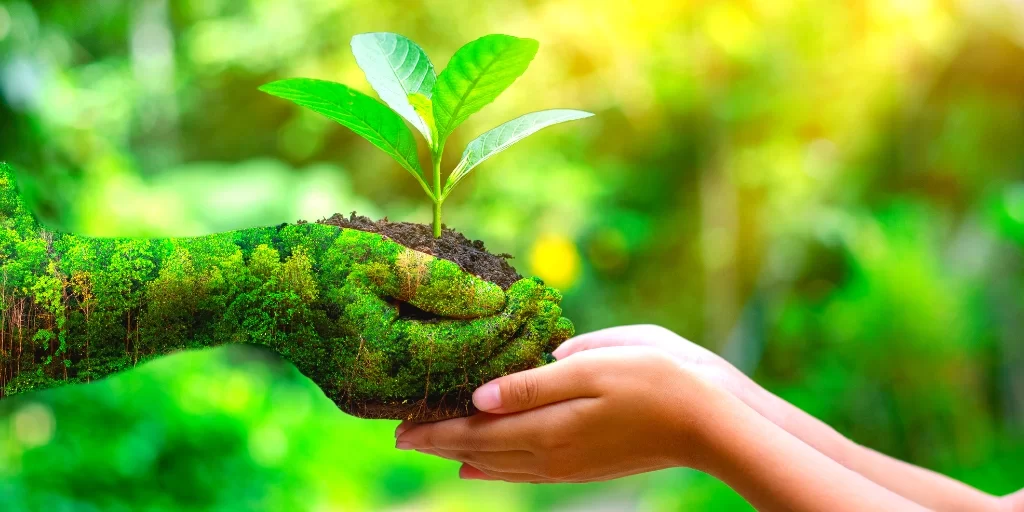
#> input picture Imagens/natureza_original.jpg, 1024 x 512 px, found by its file name
$ python exercicio1.py
#> lines starting #> are read from the running program, lines starting #| are printed output that depends on the picture
from PIL import Image

imagemOriginal = Image.open('imagens/natureza_original.jpg')
#> imagemOriginal is the input picture: PIL image 1024x512 RGB; mean R, G, B 120.9, 168.6, 49.1

matriz = imagemOriginal.load()

for y in range(imagemOriginal.size[0]):
    for x in range(imagemOriginal.size[1]):
        r = matriz [y,x][0]
        g = matriz [y,x][1]
        b = matriz [y,x][2]
        pixel = int((r + g + b) / 3)
        matriz [y,x] = (pixel, pixel, pixel)

imagemOriginal.save('imagens/natureza_cinza.jpg')
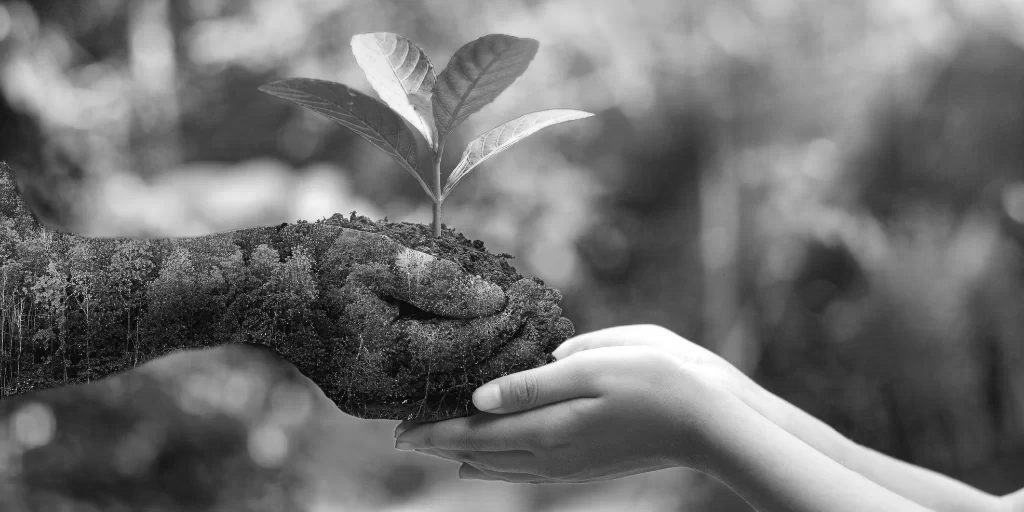
#> saved as natureza_cinza.jpg: PIL image 1024x512 RGB; min 3, max 255, mean 112.6

$ run again, with Imagens/arara_camada_g.jpg copied over Imagens/natureza_original.jpg
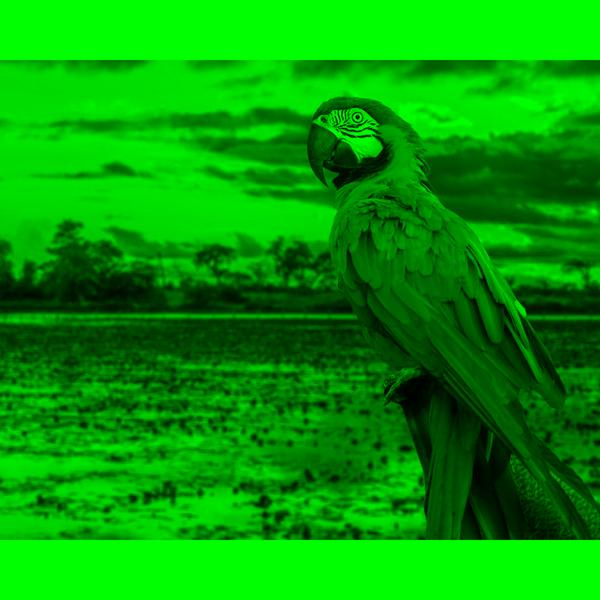
#> input picture Imagens/arara_camada_g.jpg, 600 x 600 px, found by its file name
#> imagemOriginal is the input picture: PIL image 600x600 RGB; mean R, G, B 1.7, 157.9, 2
#> `imagemOriginal.save('imagens/natureza_cinza.jpg')`:
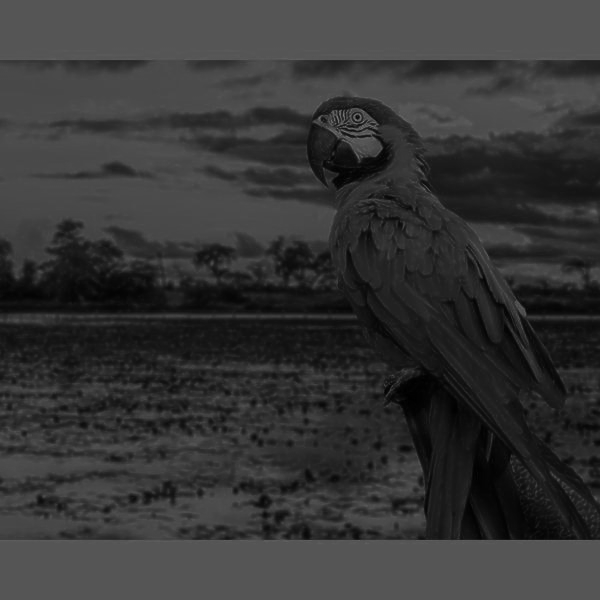
#> saved as natureza_cinza.jpg: PIL image 600x600 RGB; min 0, max 132, mean 53.6
